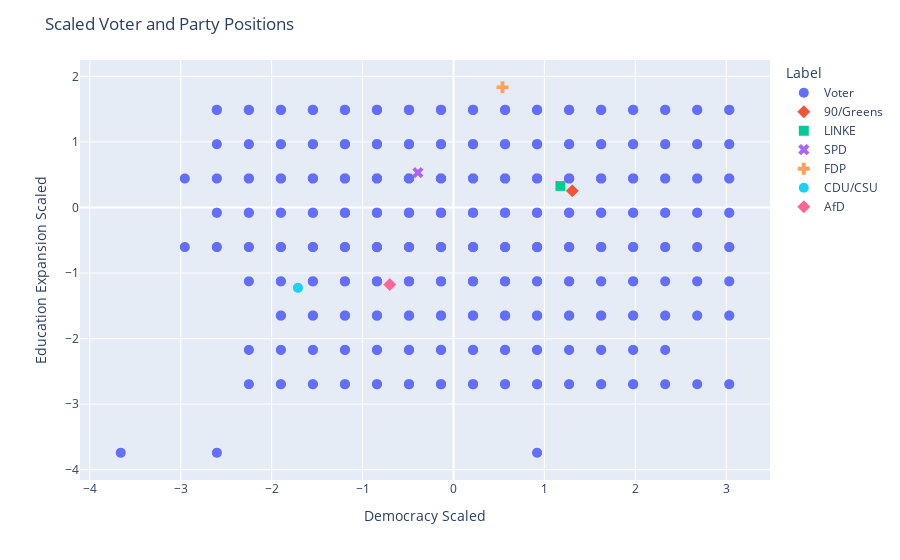

Here is the notebook cell this chart was saved with:
### Code cell
concatenated_df = pd.concat([voter_scaled, party_scaled], ignore_index=True)

fig = px.scatter(
    concatenated_df,
    x='Democracy Scaled',
    y='Education Expansion Scaled',
    color='Label',
    symbol='Label')
fig.update_traces(marker=dict(size=10))
fig.update_layout(title='Scaled Voter and Party Positions')
fig.show()

### Figure 1 — Plotly figure (JSON) as saved in the notebook; plotly's stock layout.template omitted (floating-point values rounded to 4 significant figures; data arrays with more than 128 entries replaced by an {"elided": "..."} marker saying what was removed)
{"data": [{"hovertemplate": "Label=Voter<br>Democracy Scaled=%{x}<br>Education Expansion Scaled=%{y}<extra></extra>", "legendgroup": "Voter", "marker": {"color": "#636efa", "size": 10, "symbol": "circle"}, "mode": "markers", "name": "Voter", "showlegend": true, "type": "scattergl", "x": {"elided": "6874 float values"}, "xaxis": "x", "y": {"elided": "6874 float values"}, "yaxis": "y"}, {"hovertemplate": "Label=90/Greens<br>Democracy Scaled=%{x}<br>Education Expansion Scaled=%{y}<extra></extra>", "legendgroup": "90/Greens", "marker": {"color": "#EF553B", "size": 10, "symbol": "diamond"}, "mode": "markers", "name": "90/Greens", "showlegend": true, "type": "scattergl", "x": [1.307], "xaxis": "x", "y": [0.2532], "yaxis": "y"}, {"hovertemplate": "Label=LINKE<br>Democracy Scaled=%{x}<br>Education Expansion Scaled=%{y}<extra></extra>", "legendgroup": "LINKE", "marker": {"color": "#00cc96", "size": 10, "symbol": "square"}, "mode": "markers", "name": "LINKE", "showlegend": true, "type": "scattergl", "x": [1.175], "xaxis": "x", "y": [0.3281], "yaxis": "y"}, {"hovertemplate": "Label=SPD<br>Democracy Scaled=%{x}<br>Education Expansion Scaled=%{y}<extra></extra>", "legendgroup": "SPD", "marker": {"color": "#ab63fa", "size": 10, "symbol": "x"}, "mode": "markers", "name": "SPD", "showlegend": true, "type": "scattergl", "x": [-0.3915], "xaxis": "x", "y": [0.5316], "yaxis": "y"}, {"hovertemplate": "Label=FDP<br>Democracy Scaled=%{x}<br>Education Expansion Scaled=%{y}<extra></extra>", "legendgroup": "FDP", "marker": {"color": "#FFA15A", "size": 10, "symbol": "cross"}, "mode": "markers", "name": "FDP", "showlegend": true, "type": "scattergl", "x": [0.5396], "xaxis": "x", "y": [1.834], "yaxis": "y"}, {"hovertemplate": "Label=CDU/CSU<br>Democracy Scaled=%{x}<br>Education Expansion Scaled=%{y}<extra></extra>", "legendgroup": "CDU/CSU", "marker": {"color": "#19d3f3", "size": 10, "symbol": "circle"}, "mode": "markers", "name": "CDU/CSU", "showlegend": true, "type": "scattergl", "x": [-1.711], "xaxis": "x", "y": [-1.226], "yaxis": "y"}, {"hovertemplate": "Label=AfD<br>Democracy Scaled=%{x}<br>Education Expansion Scaled=%{y}<extra></extra>", "legendgroup": "AfD", "marker": {"color": "#FF6692", "size": 10, "symbol": "diamond"}, "mode": "markers", "name": "AfD", "showlegend": true, "type": "scattergl", "x": [-0.7009], "xaxis": "x", "y": [-1.176], "yaxis": "y"}], "layout": {"legend": {"title": {"text": "Label"}, "tracegroupgap": 0}, "margin": {"t": 60}, "title": {"text": "Scaled Voter and Party Positions"}, "xaxis": {"anchor": "y", "domain": [0, 1], "title": {"text": "Democracy Scaled"}}, "yaxis": {"anchor": "x", "domain": [0, 1], "title": {"text": "Education Expansion Scaled"}}}}
